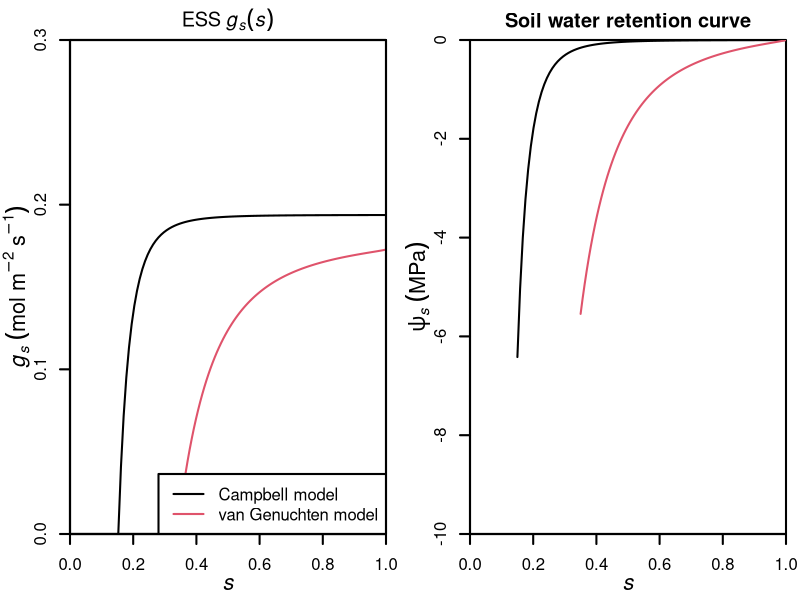

R code for this plot:

# Data
data1   <- read.csv("Results/SIII-gs.csv")
data2   <- read.csv("Results/SIII-gs-water-retention-curve-2.csv")

# Figures
windows(16, 6)
par(mgp=c(2.2, 1, 0), xaxs="i", yaxs="i", lwd=2, mar=c(3.3, 3.5, 2, 0.7), mfrow=c(1, 2))
# gs - w
plot(0, 0, type="n", xaxt="n", yaxt="n", xlab=NA, ylab=NA,
     xlim=c(0, 1), ylim=c(0, 0.3), cex.lab=1.3, main = expression(ESS~italic(g[s]*(s))))
points(data1, type="l")
points(data2, type="l", col=2)

axis(1, xlim=c(0, 1), pos=0, lwd=2)
mtext(expression(italic(s)),side=1, line=2, cex=1.3)
axis(2, ylim=c(0, 0.3), pos=0, lwd=2, at = c(0, 0.1, 0.2, 0.3))
mtext(expression(italic(g[s])~(mol~m^-2~s^-1)),side=2,line=1.8, cex=1.3)

legend("bottomright", c("Campbell model", "van Genuchten model"), lty=1, col=c(1, 2))
box()
# Soil water retention curve
psf1 <- function(w, pe = -1.58*10^-3, b = 4.38)pe*w^(-b)
psf2 <- Vectorize(function(s, psa = 0.209, psb = 1.236, psc = 0.258){
  f1 <- function(ps)s - 1/((1+(-ps/psa)^psb)^psc)
  res <- uniroot(f1, c(-1000000, 0), tol=.Machine$double.eps)$root
  return(res)
})
curve(psf1, 0.15, 1, xaxt="n", yaxt="n", xlab=NA, ylab=NA,
      xlim = c(0, 1), ylim = c(-10, 0), cex.lab=1.3, main = "Soil water retention curve")
curve(psf2, 0.35, 1, add = T, col = 2)

axis(1, xlim=c(0, 1), pos = -10, lwd=2)
mtext(expression(italic(s)),side=1, line=2, cex=1.3)
axis(2, ylim=c(-10, 0), pos=0, lwd=2)
mtext(expression(italic(psi[s])~(MPa)),side=2,line=1.8, cex=1.3)

